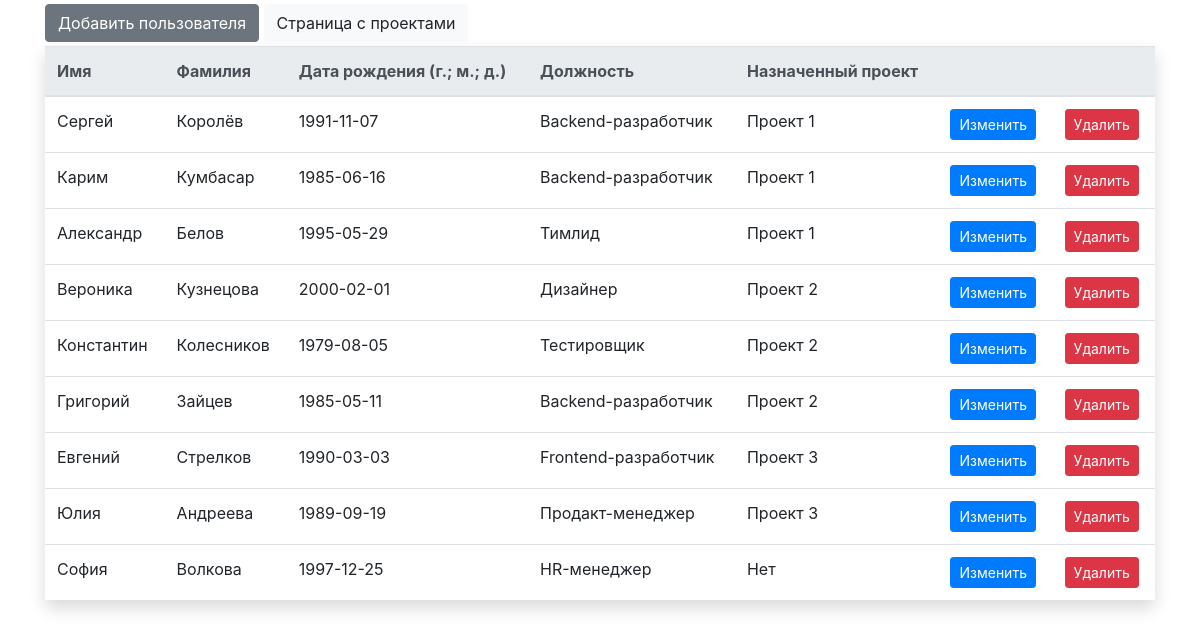
The page / on the database its author committed.
### tables this page shows
CREATE TABLE IF NOT EXISTS `users` (
  `id` int NOT NULL AUTO_INCREMENT,
  `name` varchar(50) NOT NULL,
  `last_name` varchar(50) NOT NULL,
  `date_birth` date NOT NULL,
  `post` varchar(50) NOT NULL DEFAULT 'Нет',
  `current_project` varchar(50) NOT NULL DEFAULT 'Нет',
  PRIMARY KEY (`id`)
);

### pages/function.php (called while the page is built, shortened)
<?php
include 'config.php';
$select_query = $pdo->prepare("SELECT * FROM `users`");
$select_query->execute();
$users = $select_query->fetchAll();

### index.php (shortened to what this page needs)
<?php
include 'pages/function.php';
?>
<!DOCTYPE html>
<html lang="en">
<head>
	<link rel="stylesheet" href="https://stackpath.bootstrapcdn.com/bootstrap/4.3.1/css/bootstrap.min.css">
	<link rel="stylesheet" type="text/css" href="https://cdnjs.cloudflare.com/ajax/libs/font-awesome/5.9.0/css/all.css">
</head>
<body>
	<?php
		if (!isset($_GET['page']))
		{
			include_once('pages/users.php');
		}
	?>

### pages/users.php (shortened to what this page needs)
<head>
</head>
<div class="container">
		<div class="row">
			<div class="col mt-1">
			<button class="btn btn-secondary mb-1" data-toggle="modal" data-target="#user-add-Modal">Добавить пользователя</button>
			<a href="?page=1"><button type="submit" name="project-page" class="btn btn-light mb-1">Страница с проектами</button></a>
				<table class="table shadow ">
					<thead class="thead-light">
						<tr>
							<th>Имя</th>
							<th>Фамилия</th>
							<th>Дата рождения (г.; м.; д.)</th>
							<th>Должность</th>
							<th>Назначенный проект</th>
							<th></th>
							<th></th>
						</tr>
						<?php foreach ($users as $user) { ?>
						<tr >
							<td><?=$user['name'] ?></td>
							<td><?=$user['last_name'] ?></td>
							<td><?=$user['date_birth'] ?></td>
							<td><?=$user['post'] ?></td>
							<td><?=$user['current_project'] ?></td>
							<td>
								<a href="?edit=<?=$user['id'] ?>" class="btn btn-primary btn-sm" data-toggle="modal" data-target="#user-edit-modal<?=$user['id'] ?>">Изменить</a>
							</td>
							<td>
								<a href="?delete=<?=$user['id'] ?>" class="btn btn-danger btn-sm" data-toggle="modal" data-target="#user-delete-modal<?=$user['id'] ?>">Удалить</a>
							</td>
						</tr> <?php } ?>
					</thead>
				</table>
			</div>
		</div>
	</div>

### rows shown on the page
users: name "Сергей", last_name "Королёв", date_birth "1991-11-07", post "Backend-разработчик", current_project "Проект 1"
users: name "Карим", last_name "Кумбасар", date_birth "1985-06-16", post "Backend-разработчик", current_project "Проект 1"
users: name "Александр", last_name "Белов", date_birth "1995-05-29", post "Тимлид", current_project "Проект 1"
users: name "Вероника", last_name "Кузнецова", date_birth "2000-02-01", post "Дизайнер", current_project "Проект 2"
users: name "Константин", last_name "Колесников", date_birth "1979-08-05", post "Тестировщик", current_project "Проект 2"
users: name "Григорий", last_name "Зайцев", date_birth "1985-05-11", post "Backend-разработчик", current_project "Проект 2"
users: name "Евгений", last_name "Стрелков", date_birth "1990-03-03", post "Frontend-разработчик", current_project "Проект 3"
users: name "Юлия", last_name "Андреева", date_birth "1989-09-19", post "Продакт-менеджер", current_project "Проект 3"
users: name "София", last_name "Волкова", date_birth "1997-12-25", post "HR-менеджер", current_project "Нет"
